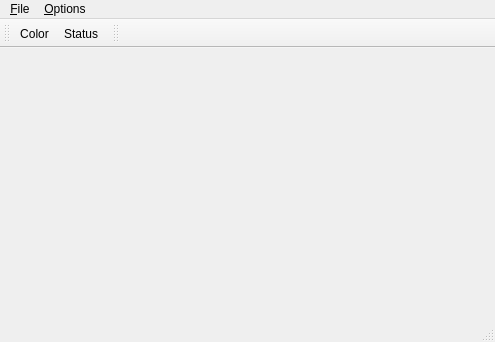
<?xml version="1.0" encoding="UTF-8"?>
<ui version="4.0">
 <class>MainWindow</class>
 <widget class="QMainWindow" name="MainWindow">
  <property name="geometry">
   <rect>
    <x>0</x>
    <y>0</y>
    <width>495</width>
    <height>342</height>
   </rect>
  </property>
  <property name="windowTitle">
   <string>MainWindow</string>
  </property>
  <property name="autoFillBackground">
   <bool>false</bool>
  </property>
  <widget class="QWidget" name="centralWidget">
   <property name="autoFillBackground">
    <bool>true</bool>
   </property>
  </widget>
  <widget class="QMenuBar" name="menuBar">
   <property name="geometry">
    <rect>
     <x>0</x>
     <y>0</y>
     <width>495</width>
     <height>25</height>
    </rect>
   </property>
   <widget class="QMenu" name="menuFile">
    <property name="title">
     <string>&amp;File</string>
    </property>
    <addaction name="actionE_xit"/>
   </widget>
   <widget class="QMenu" name="menuOptions">
    <property name="title">
     <string>&amp;Options</string>
    </property>
    <addaction name="action_Toolbar"/>
    <addaction name="action_Color"/>
    <addaction name="actionStatus"/>
   </widget>
   <addaction name="menuFile"/>
   <addaction name="menuOptions"/>
  </widget>
  <widget class="QToolBar" name="mainToolBar">
   <attribute name="toolBarArea">
    <enum>TopToolBarArea</enum>
   </attribute>
   <attribute name="toolBarBreak">
    <bool>true</bool>
   </attribute>
   <addaction name="action_Color"/>
   <addaction name="actionStatus"/>
  </widget>
  <widget class="QStatusBar" name="statusBar"/>
  <widget class="QToolBar" name="toolBar">
   <property name="windowTitle">
    <string>toolBar</string>
   </property>
   <attribute name="toolBarArea">
    <enum>TopToolBarArea</enum>
   </attribute>
   <attribute name="toolBarBreak">
    <bool>false</bool>
   </attribute>
  </widget>
  <action name="actionE_xit">
   <property name="text">
    <string>E&amp;xit</string>
   </property>
  </action>
  <action name="action_Toolbar">
   <property name="checkable">
    <bool>true</bool>
   </property>
   <property name="checked">
    <bool>true</bool>
   </property>
   <property name="text">
    <string>&amp;Toolbar</string>
   </property>
  </action>
  <action name="action_Color">
   <property name="text">
    <string>&amp;Color</string>
   </property>
  </action>
  <action name="actionStatus">
   <property name="text">
    <string>&amp;Status</string>
   </property>
  </action>
 </widget>
 <layoutdefault spacing="6" margin="11"/>
 <resources/>
 <connections/>
</ui>
